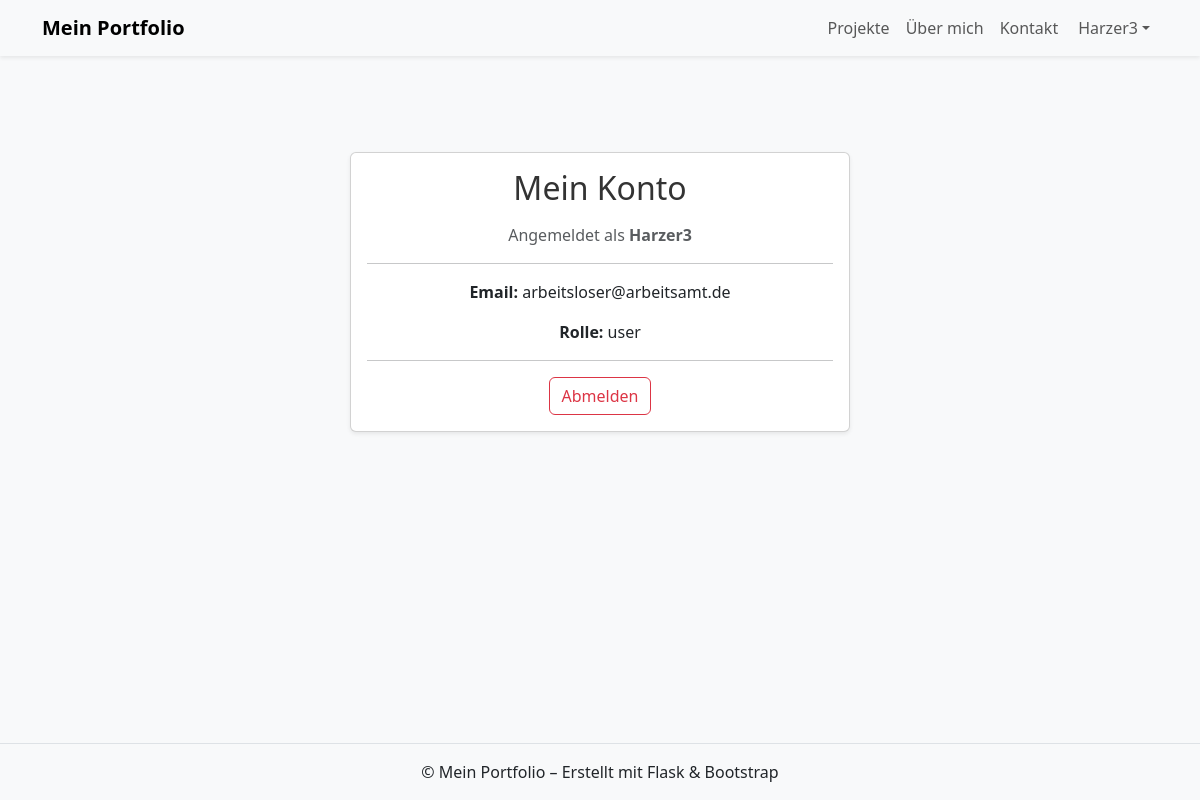
Screenshot of /account (signed in) with the database file from the repository.
### app/models/user.py (models this page shows, shortened)
class User(db.Model, UserMixin):
    id = db.Column(db.Integer, primary_key=True)
    username = db.Column(db.String(50), unique=True, nullable=False)
    email = db.Column(db.String(120), unique=True, nullable=False)
    password_hash = db.Column(db.String(128), nullable=False)
    role = db.Column(db.String(10), default="user")  # "user" oder "admin"
    def is_admin(self):
        return self.role == "admin"

### app/routes/auth.py (the view)
@auth_bp.route("/account")
@login_required
def account():
    return render_template("auth/account.html", user=current_user)

### app/templates/auth/account.html (shortened to what this page needs)
{% extends "base.html" %}
{% block content %}
<div class="container py-5">
  <div class="card shadow-sm mx-auto" style="max-width: 500px;">
    <div class="card-body text-center">
      <h2 class="mb-3">Mein Konto</h2>
      <p class="text-muted">Angemeldet als <strong>{{ user.username }}</strong></p>
      <hr>
      <p><strong>Email:</strong> {{ user.email }}</p>
      <p><strong>Rolle:</strong> {{ user.role }}</p>
      <hr>
      <a href="{{ url_for('auth.logout') }}" class="btn btn-outline-danger">Abmelden</a>
    </div>
  </div>
</div>
{% endblock %}

### app/templates/widgets/navbar.html (shortened to what this page needs)
<nav class="navbar navbar-expand-lg navbar-light bg-light shadow-sm">
  <div class="container">
    <a class="navbar-brand fw-bold" href="{{ url_for('main.home') }}">Mein Portfolio</a>
    <div class="collapse navbar-collapse justify-content-end" id="navbarNav">
      <ul class="navbar-nav">
        <li class="nav-item"><a class="nav-link" href="{{ url_for('projects.projects_page') }}">Projekte</a></li>
        <li class="nav-item"><a class="nav-link" href="{{ url_for('about.about_page') }}">Über mich</a></li>
        <li class="nav-item"><a class="nav-link" href="{{ url_for('contact.contact_page') }}">Kontakt</a></li>
        <li class="nav-item dropdown">
          <a class="nav-link dropdown-toggle d-flex align-items-center" href="#" id="userDropdown" role="button"
             data-bs-toggle="dropdown" aria-expanded="false">
            {% if current_user.is_authenticated %}
              {{ current_user.username }}
            {% else %}
              Konto
            {% endif %}
          </a>
        </li>
      </ul>
    </div>
  </div>
</nav>

### app/static/css/style.css (style rules this page uses)
body { background-color: #f8f9fa; }
h1, h2 { color: #333; }
body { animation: fadeIn 0.8s ease-in; }

### rows the page displays
User: username "Harzer3", email "arbeitsloser@arbeitsamt.de", role "user"
